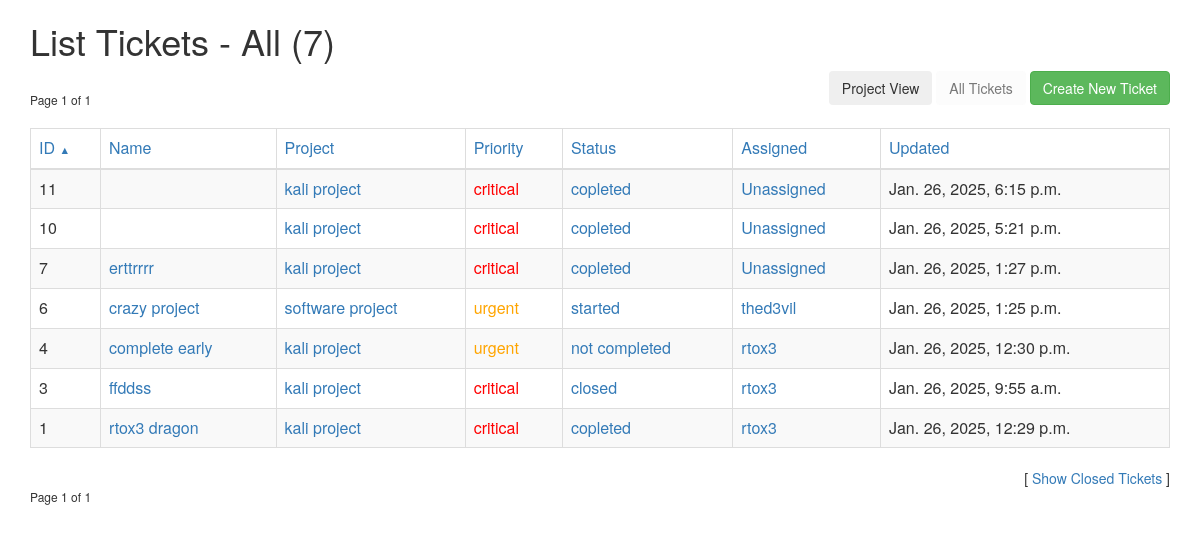
The page /user/ (signed in) on the database as committed earlier.
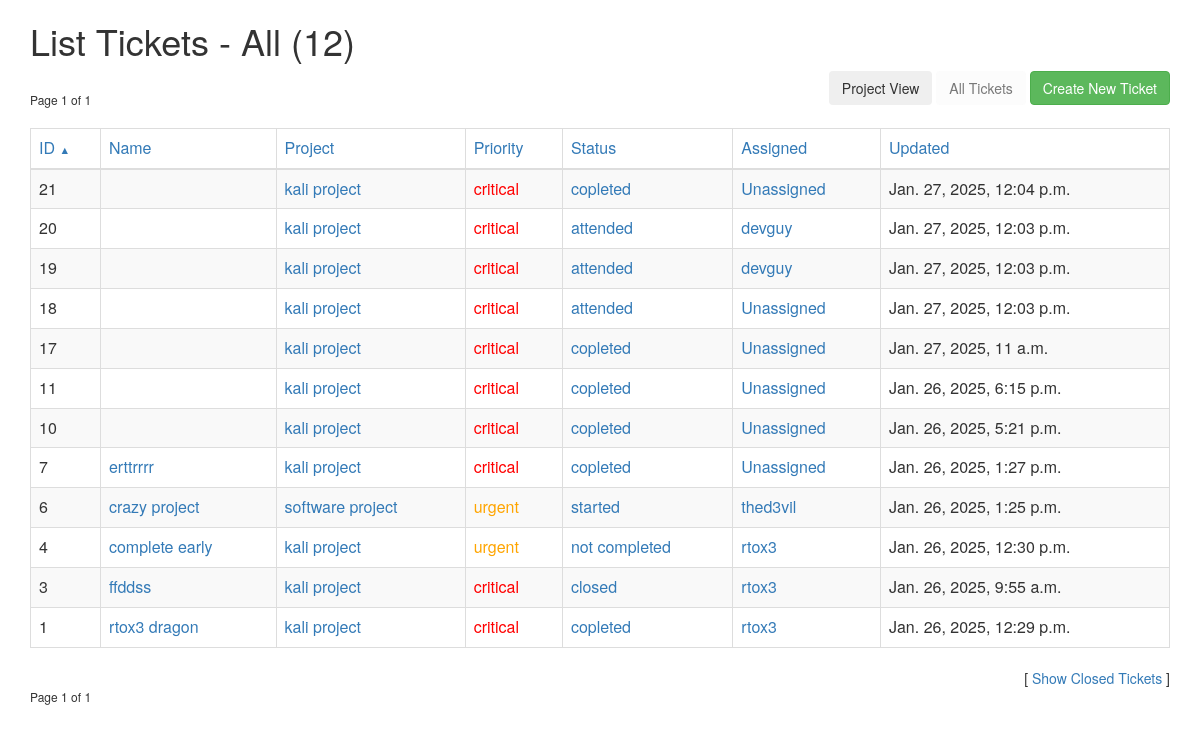
The same page on the database as committed later.
### simpleticket/models.py (models this page shows, shortened)
class Ticket(models.Model):
    project = models.ForeignKey(Project, null=True, on_delete=models.CASCADE)
    name = models.CharField(max_length=28)
    desc = models.TextField()
    priority = models.ForeignKey(Priority, on_delete=models.CASCADE)
    status = models.ForeignKey(Status, on_delete=models.CASCADE)  # Use ForeignKey to Status
    creation_time = models.DateTimeField()
    update_time = models.DateTimeField()
    created_by = models.ForeignKey(
        settings.AUTH_USER_MODEL, null=True, related_name='tickets_created', on_delete=models.CASCADE
    )
    assigned_to = models.ForeignKey(
        settings.AUTH_USER_MODEL, null=True, related_name='tickets_assigned', on_delete=models.CASCADE
    )
    time_logged = models.FloatField(default=0)
    class Meta:
        permissions = [
            ('can_view_status', 'Can view ticket status'),
            ('can_change_status', 'Can change ticket status'),
            ('assign_ticket', 'Can assign tickets'),
        ]

class Project(models.Model):
    name = models.CharField(max_length=32)
    is_default = models.BooleanField(default=False)

class Priority(models.Model):
    name = models.CharField(max_length=32)
    value = models.IntegerField()
    is_default = models.BooleanField(default=False)
    display_color = models.TextField(max_length=16, default="#000000")

class Status(models.Model):
    name = models.CharField(max_length=32)
    is_default = models.BooleanField(default=False)
    hide_by_default = models.BooleanField(default=False)
    def __str__(self):
        return self.name

### normalusers/views.py (the view)
# urls.py: path('', views.view_all, name='view_all'),
@login_required
def view_all(request):
    user_tickets = Ticket.objects.filter(created_by=request.user)
    assigned_filter = request.GET.get("assigned_to")
    created_filter = request.GET.get("created_by")
    priority_filter = request.GET.get("priority")
    status_filter = request.GET.get("status")
    project_filter = request.GET.get("project")
    closed_filter = request.GET.get("show_closed")
    sort_setting = request.GET.get("sort")
    order_setting = request.GET.get("order")
    if not sort_setting:
        sort_setting = "id"
    if not order_setting:
        order_setting = "dsc"
    args = {}
    if assigned_filter and assigned_filter != 'unassigned':
        args['assigned_to'] = assigned_filter
    if assigned_filter and assigned_filter == 'unassigned':
        args['assigned_to__exact'] = None
    if created_filter:
        args['created_by'] = created_filter
    if priority_filter:
        args['priority'] = priority_filter
    if status_filter:
        args['status'] = status_filter
    if project_filter:
        args['project'] = project_filter
    tickets = user_tickets.filter(**args)
    if not closed_filter or closed_filter.lower() != "true":
        tickets = tickets.exclude(status__hide_by_default=True)
    sort_filter = sort_setting
    if sort_filter == 'assigned':
        sort_filter = 'assigned_to'
    if sort_filter == 'updated':
        sort_filter = 'update_time'
    if order_setting == 'dsc':
        sort_filter = '-' + sort_filter
    tickets = tickets.order_by(sort_filter)
    try:
        filterArray = []
        if assigned_filter and assigned_filter != 'unassigned':
            assigned = User.objects.get(pk=assigned_filter)
            filterArray.append("Assigned to: " + assigned.username)
        if assigned_filter and assigned_filter == 'unassigned':
            filterArray.append("Assigned to: Unassigned")
        if created_filter:
            created = User.objects.get(pk=created_filter)
            filterArray.append("Assigned to: " + created.username)
        if priority_filter:
            priority = Priority.objects.get(pk=priority_filter)
            filterArray.append("Priority: " + priority.name)
        if status_filter:
            status = Status.objects.get(pk=status_filter)
            filterArray.append("Status: " + status.name)
        if project_filter:
            project = Project.objects.get(pk=project_filter)
            filterArray.append("Project: " + project.name)
        if filterArray:
            filter = ', '.join(filterArray)
        else:
            filter = "All"
        filter_message = None
    except Exception as e:
        filter = "Filter Error"
        filter_message = e
    if tickets.count() < 1:
        filter_message = "No tickets meet the current filtering critera."
    get_dict = request.GET.copy()
    if get_dict.get('show_closed'):
        del get_dict['show_closed']
    if get_dict.get('sort'):
        del get_dict['sort']
    if get_dict.get('order'):
        del get_dict['order']
    base_url = request.path_info + "?" + urlencode(get_dict)
    if closed_filter == 'true':
        show_closed = 'true'
    else:
        show_closed = 'false'
    paginator = Paginator(tickets, 20)
    try: # Make sure page request is an int. If not, deliver first page.
        page = int(request.GET.get('page', '1'))
    except ValueError:
        page = 1
    try:
        tickets = paginator.page(page)
    except (EmptyPage, InvalidPage):
        tickets = paginator.page(paginator.num_pages)
    pairs = []
    for key in request.GET.keys():
        if key != 'page':
            pairs.append(key + "=" + request.GET.get(key))
    if tickets.has_next():
        pairs.append('page=' + str(tickets.next_page_number()))
    else:
        pairs.append('page=0')
    get_params = '&'.join(pairs)
    next_link = request.path + '?' + get_params
    pairs = []
    for key in request.GET.keys():
        if key != 'page':
            pairs.append(key + "=" + request.GET.get(key))
    if tickets.has_previous():
        pairs.append('page=' + str(tickets.previous_page_number()))
    else:
        pairs.append('page=0')
    get_params = '&'.join(pairs)
    prev_link = request.path + '?' + get_params
    return render(request, 'u/view_all.html', {'tickets': tickets, 'filter': filter,
                                                          'filter_message': filter_message, 'base_url': base_url,
                                                          'next_link': next_link, 'prev_link': prev_link,
                                                          'sort': sort_setting, 'order': order_setting,
                                                          'show_closed': show_closed})

### templates/u/view_all.html (shortened to what the changed rows need)
{% extends "base.html" %}
{% block pagename %}List Tickets - {{ filter }} ({{ tickets.paginator.count }}){% endblock %}
{% block content %}
    {% if tickets.object_list.count > 0 %}
        <div class="pagination">
            <span class="step-links">
            </span>
        </div>
    {% endif %}
    <div id="create-ticket-div">
        <button id="project-view-button" class="btn ticket-button">Project View</button>
        <button id="view-all-button" class="btn ticket-button" {% if filter == 'All' %}disabled="disabled"{% endif %}>All Tickets</button>
        <button id="create-ticket-button" class="btn btn-success ticket-button">Create New Ticket</button>
    </div>
    {% if tickets.object_list.count > 0 %}
        <table class="table table-striped table-bordered table-hover">
            <thead>
                <tr class="list-head">
                    <td><a href="{{ base_url }}&show_closed={{ show_closed }}&sort=id{% if sort != 'id' or order == 'dsc' %}&order=asc{% else %}&order=dsc{% endif %}">
                    </a></td>
                    <td><a href="{{ base_url }}&show_closed={{ show_closed }}&sort=name{% if sort != 'name' or order == 'dsc' %}&order=asc{% else %}&order=dsc{% endif %}">
                    </a></td>
                    <td><a href="{{ base_url }}&show_closed={{ show_closed }}&sort=project{% if sort != 'project' or order == 'dsc' %}&order=asc{% else %}&order=dsc{% endif %}">
                    </a></td>
                    <td><a href="{{ base_url }}&show_closed={{ show_closed }}&sort=priority{% if sort != 'priority' or order == 'dsc' %}&order=asc{% else %}&order=dsc{% endif %}">
                    </a></td>
                    <td><a href="{{ base_url }}&show_closed={{ show_closed }}&sort=status{% if sort != 'status' or order == 'dsc' %}&order=asc{% else %}&order=dsc{% endif %}">
                    </a></td>
                    <td><a href="{{ base_url }}&show_closed={{ show_closed }}&sort=assigned{% if sort != 'assigned' or order == 'dsc' %}&order=asc{% else %}&order=dsc{% endif %}">
                    </a></td>
                    <td><a href="{{ base_url }}&show_closed={{ show_closed }}&sort=updated{% if sort != 'updated' or order == 'dsc' %}&order=asc{% else %}&order=dsc{% endif %}">
                    </a></td>
                </tr>
            </thead>
            <tbody>
                {% for ticket in tickets.object_list %}
                    <tr class="{% cycle 'odd' 'even' %}">
                        <td>{{ ticket.id }}</td>
                        <td><a href="/user/view/{{ ticket.id }}/">{{ ticket.name }}</a></td>
                        <td><a href="/user/?project={{ ticket.project.id }}">{{ ticket.project.name }}</a></td>
                        <td><a href="/user/?priority={{ ticket.priority.id }}" style="color: {{ ticket.priority.display_color }};">{{ ticket.priority.name }}</a></td>
                        <td><a href="/user/?status={{ ticket.status.id }}">{{ ticket.status }}</a></td>
                        {% if ticket.assigned_to %}
                            <td><a href="/user/?assigned_to={{ ticket.assigned_to.id }}">{{ ticket.assigned_to }}</a></td>
                        {% else %}
                            <td><a href="/user/?assigned_to=unassigned">Unassigned</a></td>
                        {% endif %}
                        <td>{{ ticket.update_time }}</td>
                    </tr>
                {% endfor %}
            </tbody>
        </table>
        <div class="pagination">
            <span class="step-links">
            </span>
        </div>
    {% else %}
        <br/><br/>
    {% endif %}
    {% if show_closed == 'true' %}
        <div class="show-closed">[ <a href="{{ base_url }}&show_closed=false&sort={{ sort }}&order={{ order }}">Hide Closed Tickets</a> ]</div>
    {% else %}
        <div class="show-closed">[ <a href="{{ base_url }}&show_closed=true&sort={{ sort }}&order={{ order }}">Show Closed Tickets</a> ]</div>
    {% endif %}
    <br/>
{% endblock %}

Rows that differ between the two databases and show on the page:
added Ticket: id "21", project.name "kali project", priority.name "critical", status "copleted", shows "Unassigned", update_time "Jan. 27, 2025, 12:04 p.m."
added Ticket: id "20", project.name "kali project", priority.name "critical", status "attended", assigned_to "devguy", update_time "Jan. 27, 2025, 12:03 p.m."
added Ticket: id "19", project.name "kali project", priority.name "critical", status "attended", assigned_to "devguy", update_time "Jan. 27, 2025, 12:03 p.m."
added Ticket: id "18", project.name "kali project", priority.name "critical", status "attended", shows "Unassigned", update_time "Jan. 27, 2025, 12:03 p.m."
added Ticket: id "17", project.name "kali project", priority.name "critical", status "copleted", shows "Unassigned", update_time "Jan. 27, 2025, 11 a.m."
Other text that changed with them:
{{ tickets.paginator.count }}: "7" → "12"
